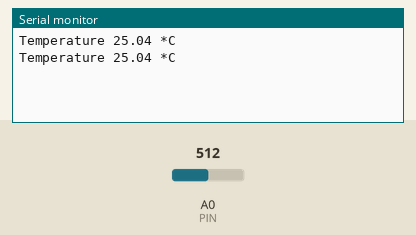
This sketch was run on a simulated Arduino Uno, built with avr-gcc and run on an emulated ATmega328P. On the bench: the last lines printed to the serial monitor. The inputs (shaded band) are chosen by the test bench; at power-on: A0 (PIN) = 512.

Above: at 1.8 s.
1.9 s: A0 (PIN) set to 716
At 2.8 s:
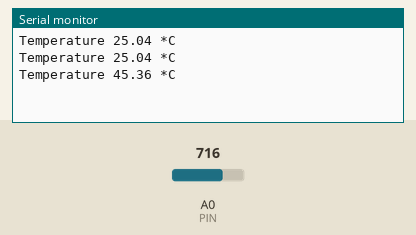
3.4 s: A0 (PIN) set to 900
At 4.8 s:
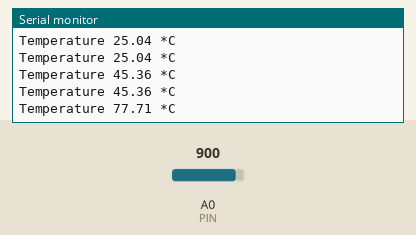
Timing chart, 0 to 6.4 s (numbered marks = the images above; inputs shaded):
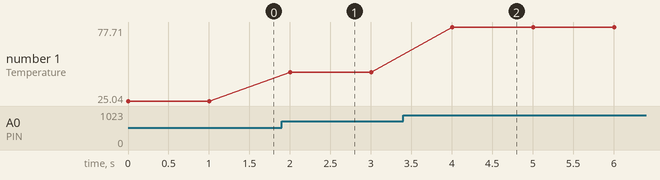

Measured:
- after the input at 1.9 s, the serial monitor: prints a new line after 0.10 s (image 1)
- after the input at 3.4 s, the serial monitor: prints a new line after 0.60 s (image 2)
- plotted number 1: 25.04 → 45.36 after the input at 1.9 s, 45.36 → 77.71 after the input at 3.4 s

The sketch:

temp.ino
```cpp
#define PIN A0
#define DEFAULT_RESISTANCE 10000
#define DEFAULT_TEMP 25
#define BETA 3950
#define SERIES_RESISTOR 10000

void setup(void) {
  Serial.begin(9600);
}

void loop(void) {
  float reading = analogRead(PIN);

  float resistance = SERIES_RESISTOR * (1023.0 / reading - 1.0);

  // Need to convert the resisance reading to temperature using the steinhart equation.
  float temp;
  temp = resistance / DEFAULT_RESISTANCE;
  temp = log(temp);
  temp /= BETA;
  temp += 1.0 / (DEFAULT_TEMP + 273.15);
  temp = 1.0 / temp;
  temp -= 273.15;

  Serial.print("Temperature ");
  Serial.print(temp);
  Serial.println(" *C");

  delay(1000);
}
```
